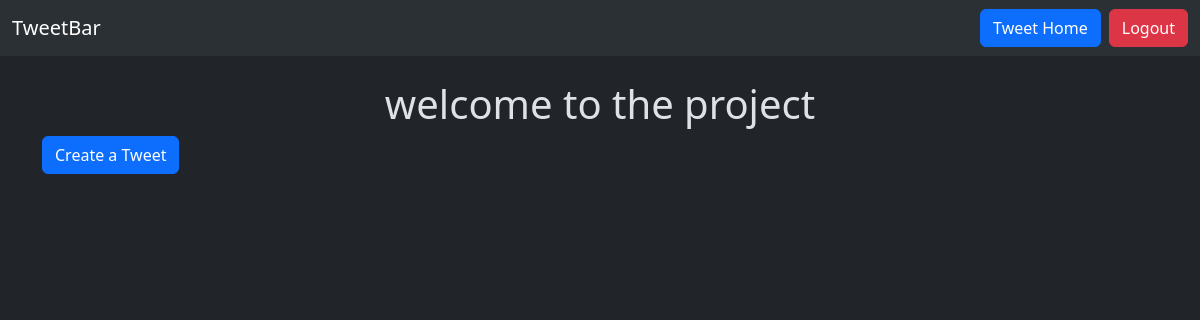
The page /Tweet/ (signed in) on the database as committed earlier.
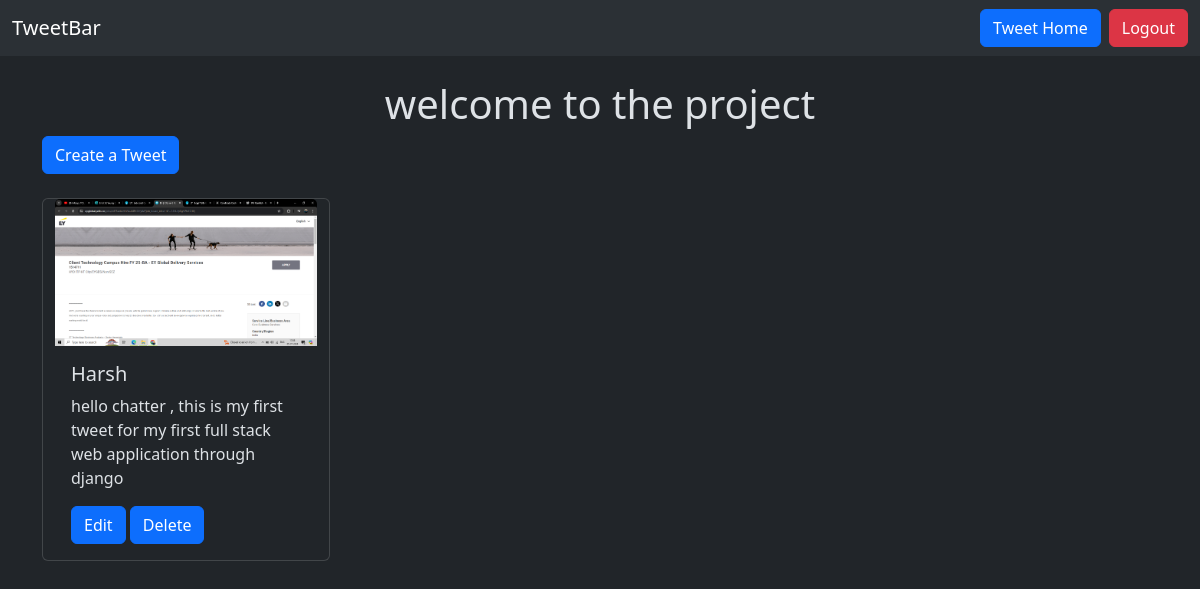
The same page on the database as committed later.
### Tweet/models.py (models this page shows, shortened)
class Tweet(models.Model):
    user = models.ForeignKey(User,on_delete=models.CASCADE)
    text = models.TextField(max_length=240)
    photo = models.ImageField(upload_to='photos/',blank=True,null=True)
    created_at = models.DateTimeField(auto_now_add=True)
    uploaded_at = models.DateTimeField(auto_now=True)

### Tweet/views.py (the view)
# urls.py: path('',views.tweet_list,name='tweet_list'),
def tweet_list(request):
    tweets = Tweet.objects.all().order_by('-created_at')
    return render(request,'tweet_list.html',{'tweets':tweets})

### Tweet/templates/tweet_list.html (shortened to what this page needs)
{% extends "layout.html" %}
{% block content %}
<h1 class='text-center mt-4'>welcome to the project</h1>
<a class="btn btn-primary mb-4" href="{% url 'tweet_create'%}">
    Create a Tweet
</a>
<div class="container row gap-3">
    {% for tweet in tweets  %}
    <div class="card" style="width: 18rem;">
        <img src="{{tweet.photo.url}}" class="card-img-top" alt="...">
        <div class="card-body">
          <h5 class="card-title">{{tweet.user.username}}</h5>
          <p class="card-text">{{tweet.text}}</p>
          {% if tweet.user == user %}
          <a href="{% url 'tweet_edit' tweet.id%}" class="btn btn-primary">Edit</a>
          <a href="{% url 'tweet_delete' tweet.id%}" class="btn btn-primary">Delete</a>
          {% endif %}
        </div>
      </div>
    {% endfor %}
</div>
{% endblock %}

Rows that differ between the two databases and show on the page:
added Tweet: photo (picture), user.username "Harsh", text "hello chatter , this is my first tweet for my first full stack web application through django", shows "Edit"
